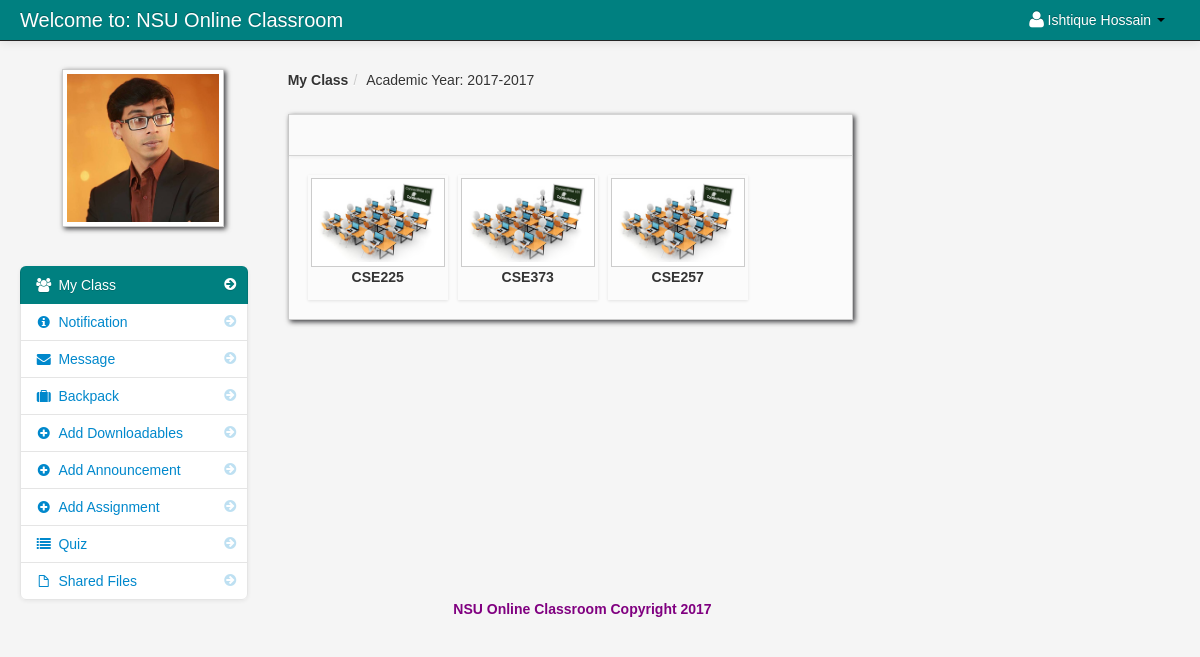
The app's page /dasboard_teacher.php (signed in) with its own data.
### tables this page shows
CREATE TABLE `teacher` (
  `teacher_id` int(11) NOT NULL,
  `username` varchar(100) NOT NULL,
  `password` varchar(200) NOT NULL,
  `firstname` varchar(100) NOT NULL,
  `lastname` varchar(100) NOT NULL,
  `department_id` int(11) NOT NULL,
  `location` varchar(200) NOT NULL,
  `about` varchar(500) NOT NULL,
  `teacher_status` varchar(20) NOT NULL,
  `teacher_stat` varchar(100) NOT NULL
);

CREATE TABLE `school_year` (
  `school_year_id` int(11) NOT NULL,
  `school_year` varchar(100) NOT NULL
);

CREATE TABLE `teacher_class` (
  `teacher_class_id` int(11) NOT NULL,
  `teacher_id` int(11) NOT NULL,
  `class_id` int(11) NOT NULL,
  `semester` varchar(100) NOT NULL,
  `thumbnails` varchar(100) NOT NULL,
  `school_year` varchar(100) NOT NULL,
  `class_title` varchar(100) NOT NULL,
  `description` longtext NOT NULL,
  `Credit` int(11) NOT NULL,
  `Pre_req` varchar(100) NOT NULL
);

CREATE TABLE `class` (
  `class_id` int(11) NOT NULL,
  `class_name` varchar(100) NOT NULL
);

### session.php (called while the page is built, shortened)
<?php
$session_id=$_SESSION['id'];
?>

### teacher_class.php (the view, shortened to what this page needs)
<ul	 id="da-thumbs" class="da-thumbs">
				<?php $query = mysql_query("select * from teacher_class
				LEFT JOIN class ON class.class_id = teacher_class.class_id
				where teacher_id = '$session_id' and school_year = '$school_year' ")or die(mysql_error());
				$count = mysql_num_rows($query);
				if ($count > 0){
				while($row = mysql_fetch_array($query)){
				$id = $row['teacher_class_id'];
				?>
					<li id="del<?php echo $id; ?>">
						<a href="my_students.php<?php echo '?id='.$id; ?>">
								<img src ="<?php echo $row['thumbnails'] ?>" width="124" height="140" class="img-polaroid" alt="">
						</a>
						<p class="class"><?php echo $row['class_name']; ?></p>
					</li>
				<?php }
				}else{ ?>
			<div class="alert alert-info"><i class="icon-info-sign"></i> No Class Currently Added</div>
			<?php  } ?>
			</ul>

### dasboard_teacher.php (shortened to what this page needs)
<?php include('header_dashboard.php'); ?>
<?php include('session.php'); ?>
    <body id="class_div">
		<?php include('navbar_teacher.php'); ?>
        <div class="container-fluid">
            <div class="row-fluid">
				<?php include('teacher_sidebar.php'); ?>
                <div class="span6" id="content">
                     <div class="row-fluid">
					     <ul class="breadcrumb">
								<?php
								$school_year_query = mysql_query("select * from school_year order by school_year DESC")or die(mysql_error());
								$school_year_query_row = mysql_fetch_array($school_year_query);
								$school_year = $school_year_query_row['school_year'];
								?>
								<li><a href="#"><b>My Class</b></a><span class="divider">/</span></li>
								<li><a href="#">Academic Year: <?php echo $school_year_query_row['school_year']; ?></a></li>
						</ul>
                        <div class="block">
								<div class="navbar navbar-inner block-header">
								</div>
                            <div class="block-content collapse in">
                                <div class="span12">
										<?php include('teacher_class.php'); ?>
                                </div>
                            </div>
                        </div>
                    </div>
                </div>
            </div>
		<?php include('footer.php'); ?>
        </div>
		<?php include('script.php'); ?>
    </body>
</html>

### navbar_teacher.php (shortened to what this page needs)
	<div class="navbar navbar-fixed-top navbar-inverse">
           <div class="navbar-inner">
               <div class="container-fluid">
                   <a class="brand" href="#">Welcome to: NSU Online Classroom</a>
							<div class="nav-collapse collapse">
								<ul class="nav pull-right">
												<?php $query= mysql_query("select * from teacher where teacher_id = '$session_id'")or die(mysql_error());
														$row = mysql_fetch_array($query);
												?>
												<li class="dropdown">
													<a href="#" role="button" class="dropdown-toggle" data-toggle="dropdown"> <i class="icon-user icon-large"></i><?php echo $row['firstname']." ".$row['lastname'];  ?> <i class="caret"></i></a>
												</li>
								</ul>
							</div>
               </div>
           </div>
</div>

### teacher_sidebar.php (shortened to what this page needs)
<div class="span3" id="sidebar">
	<img id="avatar" class="img-polaroid" src="admin/<?php echo $row['location']; ?>">
	<ul class="nav nav-list bs-docs-sidenav nav-collapse collapse">
		<li class="active"><a href="dasboard_teacher.php"><i class="icon-chevron-right"></i><i class="icon-group"></i>&nbsp;My Class</a></li>
		<li class=""><a href="notification_teacher.php"><i class="icon-chevron-right"></i><i class="icon-info-sign"></i>&nbsp;Notification
		</a></li>
		<li class=""><a href="teacher_message.php"><i class="icon-chevron-right"></i><i class="icon-envelope-alt"></i>&nbsp;Message</a></li>
		<li class=""><a href="teacher_backack.php"><i class="icon-chevron-right"></i><i class="icon-suitcase"></i>&nbsp;Backpack</a></li>
		<li class=""><a href="add_downloadable.php"><i class="icon-chevron-right"></i><i class="icon-plus-sign"></i>&nbsp;Add Downloadables</a></li>
		<li class=""><a href="add_announcement.php"><i class="icon-chevron-right"></i><i class="icon-plus-sign"></i>&nbsp;Add Announcement</a></li>
		<li class=""><a href="add_assignment.php"><i class="icon-chevron-right"></i><i class="icon-plus-sign"></i>&nbsp;Add Assignment</a></li>
		<li class=""><a href="teacher_quiz.php"><i class="icon-chevron-right"></i><i class="icon-list"></i>&nbsp;Quiz</a></li>
		<li class=""><a href="teacher_share.php"><i class="icon-chevron-right"></i><i class="icon-file"></i>&nbsp;Shared Files</a></li>
	</ul>
</div>

### admin/assets/styles.css (style rules this page uses)
body { padding-top: 60px; padding-bottom: 40px; background-color: #f5f5f5; }
#content { margin-left:0px; }
.breadcrumb { margin: 0 0 0px; padding: 10px 0px; background-color: transparent; }
.block { background: url("../images/pixel-60fff.png") repeat scroll 0 0 rgba(0, 0, 0, 0) !important; border: 1px solid #ccc; background: white; margin: 1em 0em; border-top: none; -webkit-box-shadow: 2px 2px 5px rgba(0, 0, 6, 0.75); -moz-box-shadow: 2px 2px 5px rgba(0, 0, 6, 0.75); box-shadow: 2px 2px 5px rgba(0, 0, 6, 0.75); }
.block-content { margin: 1em; min-height: .25em; }
.block-header { margin-bottom: 0px; border-right: none; border-left: none; -webkit-border-radius: 0px; -moz-border-radius: 0px; border-radius: 0px; }
.bs-docs-sidenav { max-width: 228px; margin: 30px 0 0; padding: 0; background-color: #fff; -webkit-border-radius: 6px; -moz-border-radius: 6px; border-radius: 6px; -webkit-box-shadow: 0 1px 4px rgba(0,0,0,.065); -moz-box-shadow: 0 1px 4px rgba(0,0,0,.065); box-shadow: 0 1px 4px rgba(0,0,0,.065); }
.bs-docs-sidenav > li > a { display: block; width: 190px \9; margin: 0 0 -1px; padding: 8px 14px; border: 1px solid #e5e5e5; }
.bs-docs-sidenav > li:first-child > a { -webkit-border-radius: 6px 6px 0 0; -moz-border-radius: 6px 6px 0 0; border-radius: 6px 6px 0 0; }
.bs-docs-sidenav > li:last-child > a { -webkit-border-radius: 0 0 6px 6px; -moz-border-radius: 0 0 6px 6px; border-radius: 0 0 6px 6px; }
.bs-docs-sidenav > .active > a { position: relative; z-index: 2; padding: 9px 15px; border: 0; text-shadow: 0 1px 0 rgba(0,0,0,.15); -webkit-box-shadow: inset 1px 0 0 rgba(0,0,0,.1), inset -1px 0 0 rgba(0,0,0,.1); -moz-box-shadow: inset 1px 0 0 rgba(0,0,0,.1), inset -1px 0 0 rgba(0,0,0,.1); box-shadow: inset 1px 0 0 rgba(0,0,0,.1), inset -1px 0 0 rgba(0,0,0,.1); }
.bs-docs-sidenav .icon-chevron-right { float: right; margin-top: 2px; margin-right: -6px; opacity: .25; }
.bs-docs-sidenav .active .icon-chevron-right, .bs-docs-sidenav .active a:hover .icon-chevron-right { opacity: 1; }

### admin/assets/style.css (style rules this page uses)
.da-thumbs { float: left; list-style: none outside none; margin: 0; padding: 0; position: relative; }
.da-thumbs li { float: left; margin: 5px; padding: 3px; position: relative; box-shadow: 0 1px 3px rgba(0,0,0,0.1); }
.da-thumbs li a, .da-thumbs li a img { display: block; position: relative; }
.da-thumbs li a { overflow: hidden; }
.class { font-family: helvetica !important; font-weight: bold; text-align: center; }

### records on screen
teacher: firstname "Ishtique", lastname "Hossain", location (picture)
school_year: school_year "2017-2017"
teacher_class: thumbnails (picture), class.class_name "CSE225"
teacher_class: thumbnails (picture), class.class_name "CSE373"
teacher_class: thumbnails (picture), class.class_name "CSE257"
